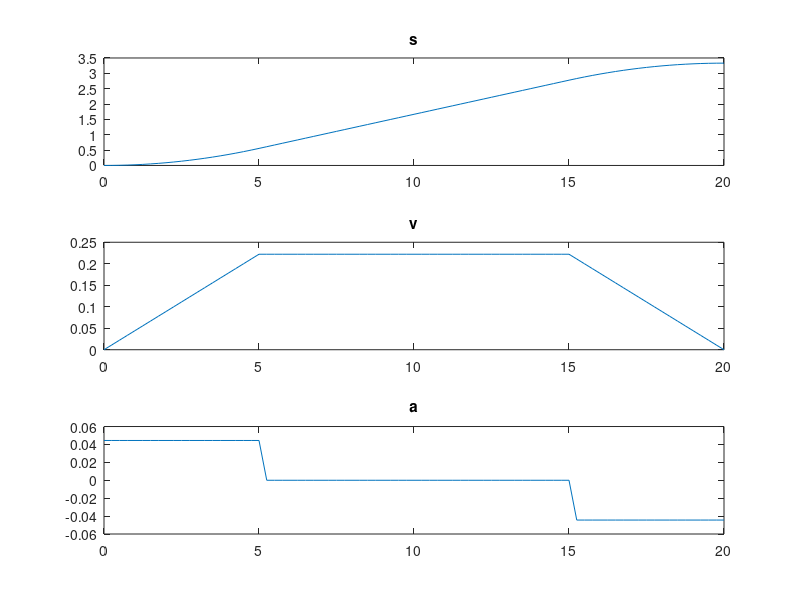
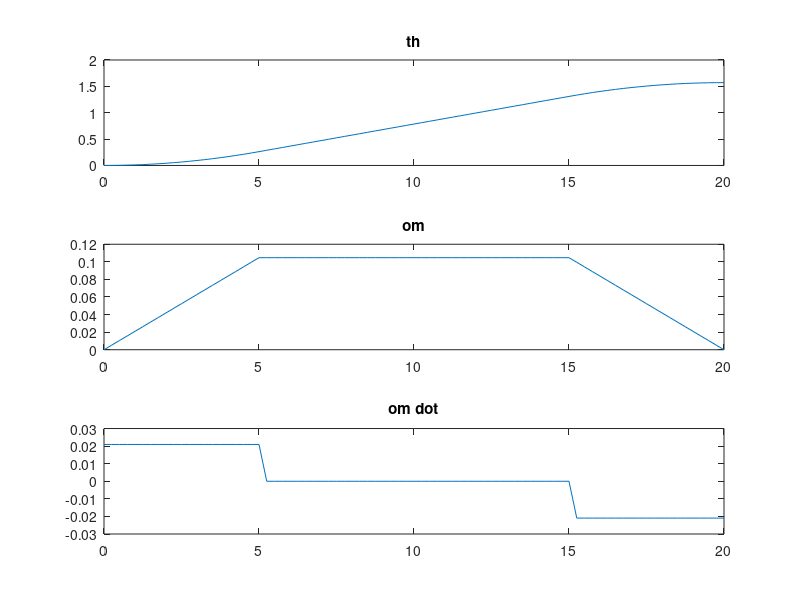
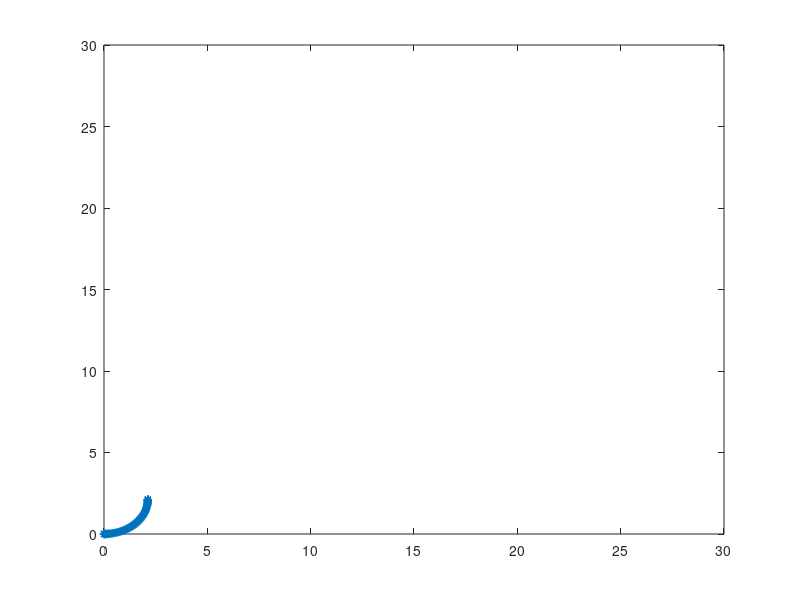

These figures' MATLAB source, in order:
close all
clear 

        %%%%%%%%%%%%%%%%%%%%%%%%%%%%
        %%%%   ARC TRAJECTORY   %%%%
        %%%%%%%%%%%%%%%%%%%%%%%%%%%%



%%%%%%%%%%%%  DATA  %%%%%%%%%%%%%

T = 0.25;    %TIME STEP [s]
N = 20;      %N 

t0 = 0;     %START TIME [s]
tc = 5;     %ACCELERATION TIME [s]
tf = 20;    %FINISH TIME [s]

delta_th=90;%DELTA ORIENTATION [deg]
dis=3;     %SPATIAL DISPLACEMENT [m]
Tsample=0.01;

p_0=zeros(7,1);
%%%%%%%%%%%%%%%%%%%%%%%%%%%%%%%%%

tt = 0:T:tf;
s=zeros(1,length(tt));
v=s; dv=s;
th =s; om =s; dom = s;

r=(dis/2)/sin(deg2rad(delta_th/2));
% f=r*cos(deg2rad(delta_th/2));
l = r*deg2rad(delta_th);

s0 = 0; 
sf = l; 
vc = (sf-s0)/(tf-tc);

th0 = deg2rad(0);
thf = deg2rad(delta_th);
omc = (thf-th0)/(tf-tc);

for i=1:length(tt)
    if tt(i)<=tc
        s(i) = s0 + vc/(2*tc)*tt(i)^2;
        v(i) = vc/tc*tt(i);
        dv(i) = vc/tc;
        
        th(i) = th0 + omc/(2*tc)*tt(i)^2;
        om(i) = omc/tc*tt(i);
        dom(i) = omc/tc;
    elseif tt(i) <= tf-tc
        s(i) = s0 + vc*(tt(i)-tc/2);
        v(i) = vc;
        dv(i) = 0;
        
        th(i) = th0 + omc*(tt(i)-tc/2);
        om(i) = omc;
        dom(i) = 0;
    else 
        s(i) = sf - vc/(2*tc)*(tf-tt(i))^2;
        v(i) = vc/tc*(tf-tt(i));
        dv(i) = -vc/tc;
        
        th(i) = thf - omc/(2*tc)*(tf-tt(i))^2;
        om(i) = omc/tc*(tf-tt(i));
        dom(i) = -omc/tc;
    end
end
% 
figure;
subplot(3,1,1)
plot(tt,s)
title('s');
subplot(3,1,2)
plot(tt,v)
title('v');
subplot(3,1,3)
plot(tt,dv)
title('a');

figure;
subplot(3,1,1)
plot(tt,th)
title('th');
subplot(3,1,2)
plot(tt,om)
title('om');
subplot(3,1,3)
plot(tt,dom)
title('om dot');

th_d = om;
x_d = v.*cos(th);
y_d = v.*sin(th);
p_d = [x_d' y_d'];

x = 0; y = 0;
for i = 2:length(tt) 
    x(i) = x(i-1) + v(i-1)*T*cos(th(i-1));
    y(i) = y(i-1) + v(i-1)*T*sin(th(i-1));    
end

figure;
plot(x,y,'*')
axis([0 30 0 30]);

Ttot=tf;

xd=[x;y+ones(size(y))*0;th];